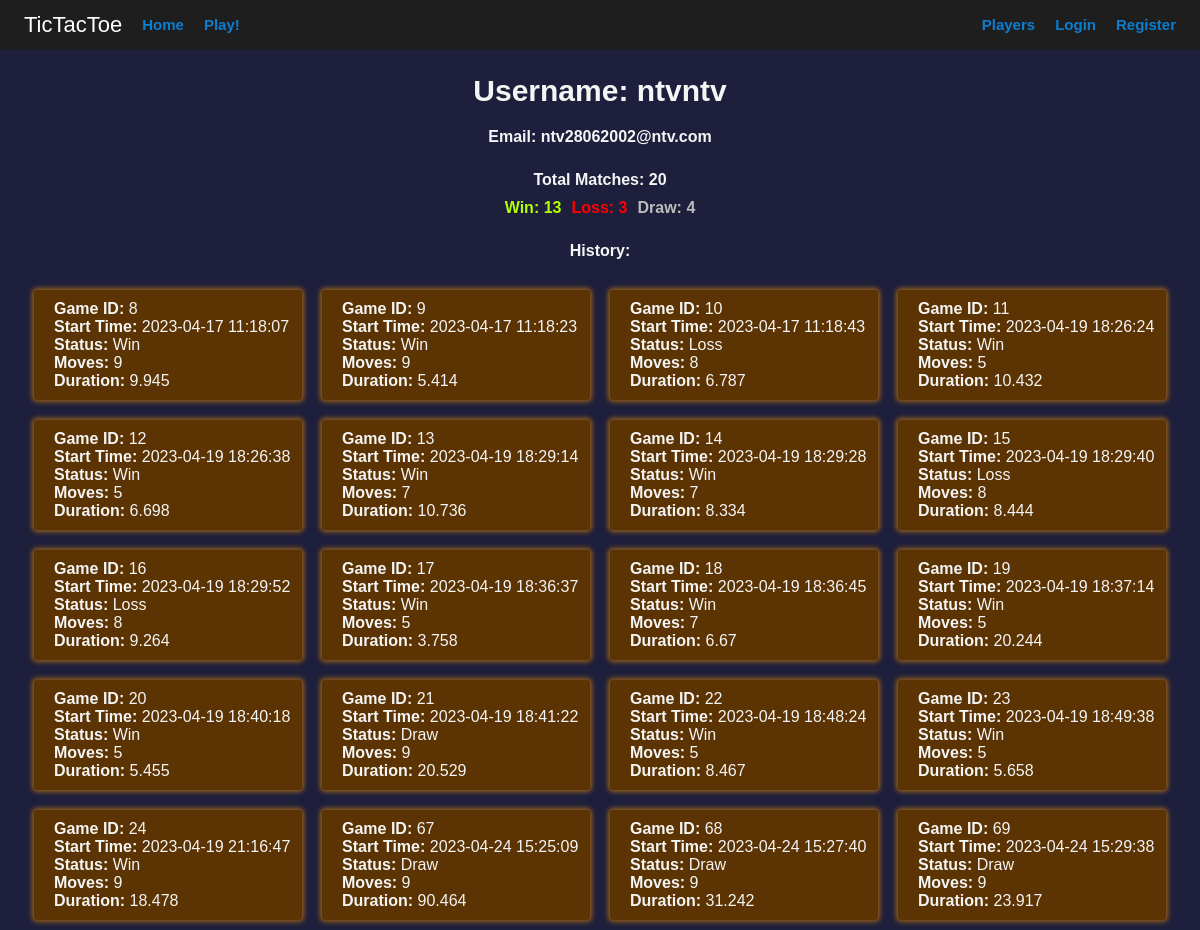
/player/2, run on an earlier commit of the app's database.
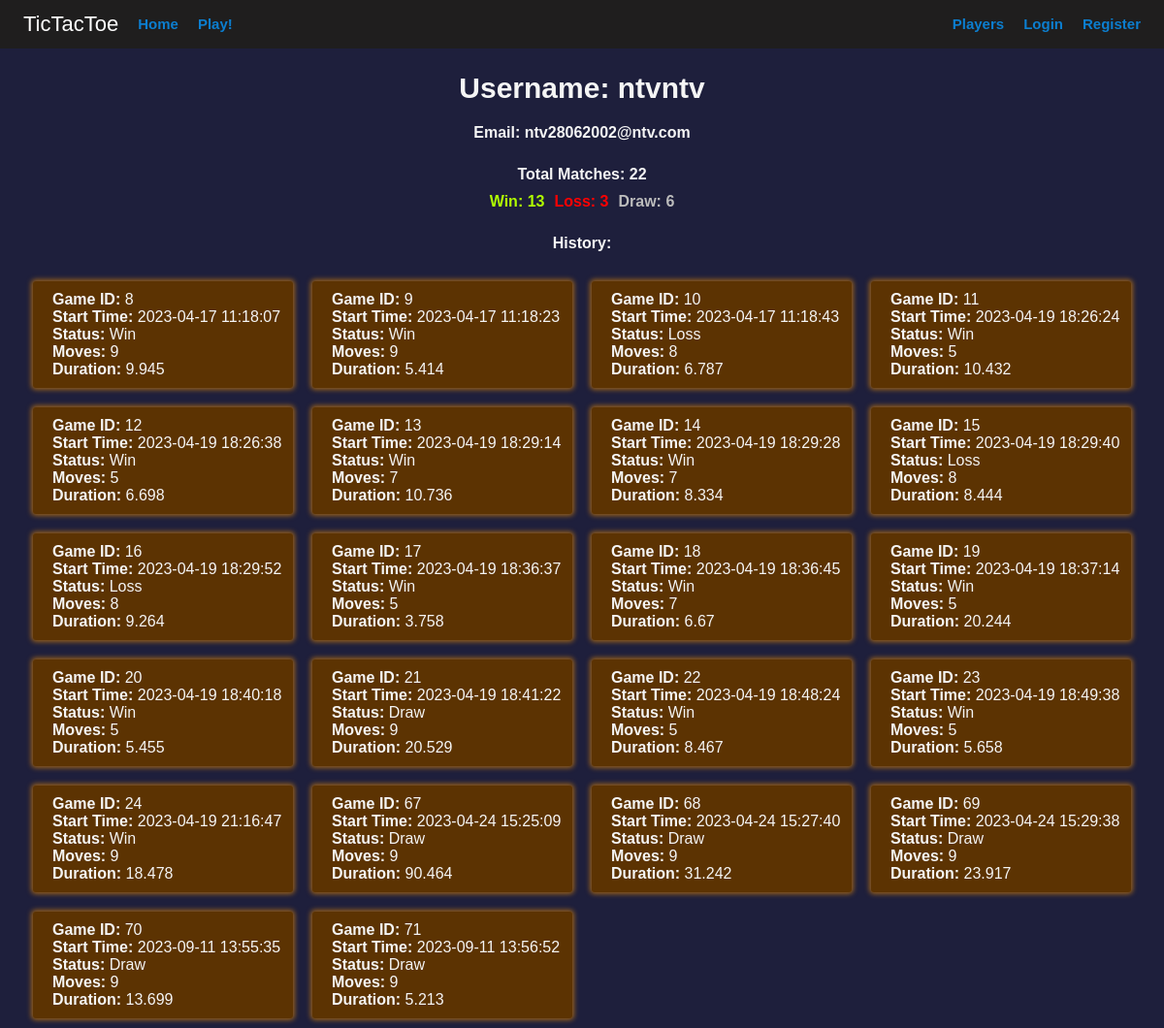
And on a later commit of the database.
### app/models.py (models this page shows, shortened)
class Player(db.Model, UserMixin):
    __tablename__ = 'players'
    id = db.Column(db.Integer, primary_key=True)
    username = db.Column(db.String(20), unique=True, nullable=False)
    email = db.Column(db.String(100), unique=True, nullable=False)
    password_hash = db.Column(db.String(100), nullable=False)
    match = db.relationship('Match', backref='player', lazy='select', cascade='all, delete-orphan')
    @property
    def password(self):
        raise AttributeError("password is not a readable attribute")
    def num_matches_played(self):
        return len(self.match)
    def num_matches_win(self):
        return len([w for w in self.match if w.status == "Win"])
    def num_matches_loss(self):
        return len([l for l in self.match if l.status == "Loss"])
    def num_matches_draw(self):
        return len([d for d in self.match if d.status == "Draw"])

class Match(db.Model):
    __tablename__ = 'match'
    id = db.Column(db.Integer, primary_key=True)
    status = db.Column(db.String, nullable=False)
    moves = db.Column(db.Integer, nullable=False)
    start_time = db.Column(db.DateTime, nullable=False)
    duration = db.Column(db.Float, nullable=False)
    player_id = db.Column(db.Integer, db.ForeignKey('players.id'), nullable=False)

### app/main/views.py (the view)
@main.route('/player/<int:player_id>')
def player_profile(player_id):
    player = Player.query.get_or_404(player_id)
    return render_template('player_profile.html', player=player)

### app/templates/player_profile.html (shortened to what this page needs)
{% extends 'base.html' %} {% block title %}{{ player.username }}{% endblock %}
{% block head %} {{ super() }}
<link
  rel="stylesheet"
  type="text/css"
  href="{{ url_for('static',filename='css/player_profile.css') }}"
/>
{% endblock %}{% block content %}
<div class="container">
  <div class="username">Username: {{ player.username }}</div>
  <div class="email">Email: {{ player.email }}</div>
  <div class="stats_container">
    <div class="stat">Total Matches: {{ player.num_matches_played() }}</div>
    <div class="line">
      <div class="stat_win">Win: {{ player.num_matches_win() }}</div>
      <div class="stat_loss">Loss: {{ player.num_matches_loss() }}</div>
      <div class="stat_draw">Draw: {{ player.num_matches_draw() }}</div>
    </div>
  </div>
  <div class="my-matches">History:</div>
  <div class="matches">
    {% for match in player.match %}
    <div class="match-holder">
      <div class="match-des"><b>Game ID:</b> {{ match.id }}</div>
      <div class="match-des"><b>Start Time:</b> {{ match.start_time }}</div>
      <div class="match-des"><b>Status:</b> {{ match.status }}</div>
      <div class="match-des"><b>Moves:</b> {{ match.moves }}</div>
      <div class="match-des"><b>Duration:</b> {{ match.duration }}</div>
    </div>
    {% endfor %}
  </div>
</div>
{% endblock %}

### app/templates/base.html (shortened to what this page needs)
<!DOCTYPE html>
<html>
  {% block head %}
  <head>
    <link
      rel="stylesheet"
      type="text/css"
      href="{{ url_for('static',filename='css/base.css') }}"
    />
    <title>{% block title %}Marketplace{% endblock %}</title></head
  >{% endblock %}
  <body>
    <div class="nav-bar">
      <div class="nav-left">
        <a class="text-link" href=""><div class="nav-text">TicTacToe</div></a>
        <div class="nav-btn"><a href="{{ url_for('main.home') }}">Home</a></div>
        <div class="nav-btn">
          <a href="{{ url_for('main.tictactoe') }}">Play!</a>
        </div>
      </div>
      <div class="nav-right">
        <div class="nav-links">
          <div class="nav-btn">
            <a href="{{ url_for('main.players') }}">Players</a>
          </div>
          {% if current_user.is_authenticated %}
          <div class="nav-btn">
            <a
              href="{{ url_for('main.player_profile', player_id = current_user.id) }}"
              >Profile</a
            >
          </div>
          <div class="nav-btn">
            <a href="{{ url_for('main.logout') }}">Logout</a>
          </div>
          {% else %}
          <div class="nav-btn">
            <a href="{{ url_for('main.login') }}">Login</a>
          </div>
          <div class="nav-btn">
            <a href="{{ url_for('main.new_player') }}">Register</a>
          </div>
          {% endif %}
        </div>
      </div>
    </div>
     {% block content %} {% endblock %}
  </body>
</html>

### app/static/css/base.css (style rules this page uses)
html, body { font-family: Arial, Helvetica, sans-serif; font-weight: 600; margin: 0; padding: 0; width: 100%; }
.nav-bar { display: flex; background-color: #1f1e1e; position: sticky; width: 100%; height: 50px; justify-content: space-between; align-items: center; }
.nav-left { display: flex; align-items: center; margin-left: 2%; }
.nav-right { display: flex; align-items: center; margin-right: 2%; }
.nav-btn { margin-right: 20px; color: white; }
.nav-btn:last-child { margin-right: 0px; }
.text-link { text-decoration: none; color: white; }
.nav-text { color: white; display: flex; align-items: center; margin-right: 20px; font-weight: 400; font-size: 22px; }
.nav-links { display: flex; align-items: center; }
a { text-decoration: none; color: #0c7ecf; font-size: 15px; }

### app/static/css/player_profile.css (style rules this page uses)
body { display: flex; flex-direction: column; align-items: center; justify-content: center; background-color: #1e1f3c; color: whitesmoke; padding: 0; margin: 0; }
.container { width: 96%; margin-top: 2%; margin-left: 2%; margin-right: 2%; display: flex; flex-direction: column; align-items: center; }
.username { font-size: 30px; }
.email { margin-top: 20px; margin-bottom: 20px; }
.my-matches { margin-bottom: 20px; }
.matches { display: flex; flex-wrap: wrap; width: 100%; border-radius: 10px; }
.match-holder { display: flex; flex-direction: column; flex-wrap: wrap; width: calc(100% / 4 - 40px); perspective: 800px; margin: 10px; justify-content: center; border-radius: 3px; background-color: #5c3302; box-shadow: 0 0 5px 2px #955f1c; padding: 10px; }
.match-des { font-weight: 400; margin-left: 10px; }
.stats_container { display: flex; flex-direction: column; align-items: center; min-width: 10%; margin-bottom: 20px; }
.stats_container .stat { margin: 5px; text-align: center; }
.stats_container .stat_draw { margin: 5px; text-align: center; color: #bcbcbc; }
.stats_container .stat_win { margin: 5px; text-align: center; color: #b1ff00; }
.stats_container .stat_loss { margin: 5px; text-align: center; color: red; }
.stats_container .line { display: flex; flex-direction: row; justify-content: center; align-items: center; flex-wrap: nowrap; }

What changed in the data, as far as the page shows it:
computed for Match id 8: num_matches_draw "4" → "6"
added Match: id "70", start_time "2023-09-11 13:55:35", status "Draw", moves "9", duration "13.699"
added Match: id "71", start_time "2023-09-11 13:56:52", status "Draw", moves "9", duration "5.213"
Also different on the page:
{{ player.num_matches_played() }}: "20" → "22"
